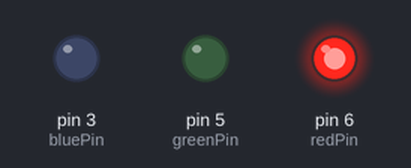
The sketch below on a simulated Arduino Uno, built with avr-gcc and run on an emulated ATmega328P. Parts: output pins drawn as LEDs (lit = HIGH).

Above: at 0.2 s.
At 1.2 s:
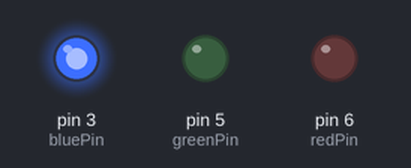
At 1.7 s:
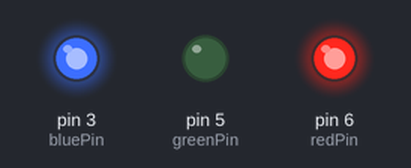
At 2.2 s:
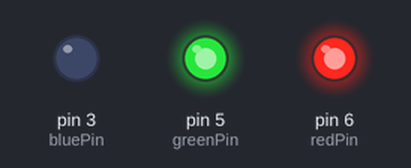
At 3.2 s:
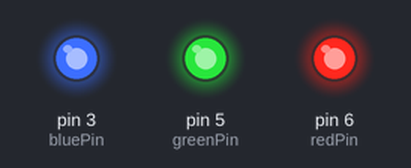
At 4.7 s:
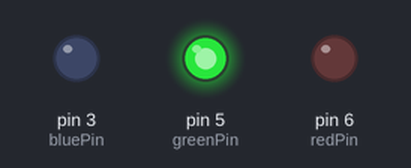
Timing chart, 0 to 5.2 s (numbered marks = the images above):
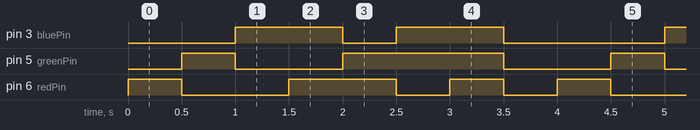

The sketch:

shirtcannonv2.ino
```cpp
const int redPin = 6;
const int greenPin = 5;
const int bluePin = 3;

void setup() {
  // put your setup code here, to run once:
  pinMode(redPin, OUTPUT);
  pinMode(greenPin, OUTPUT);
  pinMode(bluePin, OUTPUT);
  displayColor(0,0,0);
}

void loop() {
  // put your main code here, to run repeatedly:
  displayColor(0,255,255);
  delay(500);
  displayColor(255,0,255);
  delay(500);
  displayColor(255,255,0);
  delay(500);
  displayColor(0,255,0);
  delay(500);
  displayColor(0,0,255);
  delay(500);
  displayColor(255,0,0);
  delay(500);
  displayColor(0,0,0);
  delay(500);
  displayColor(255,255,255);
  delay(500);
}

void displayColor(byte r,byte g,byte b){
  analogWrite(redPin, ~r);
  analogWrite(greenPin, ~g);
  analogWrite(bluePin, ~b);
}
```

Measured:
- by itself, pin 3 (bluePin): repeats every 4.0 s: LOW 0.50 s, HIGH 1.0 s, LOW 1.5 s, HIGH 1.0 s
- by itself, pin 5 (greenPin): repeats every 4.0 s: LOW 1.0 s, HIGH 1.5 s, LOW 1.0 s, HIGH 0.50 s
- by itself, pin 6 (redPin): repeats every 4.0 s: HIGH 1.0 s, 2 × (LOW 0.50 s, HIGH 0.50 s), LOW 1.0 s
